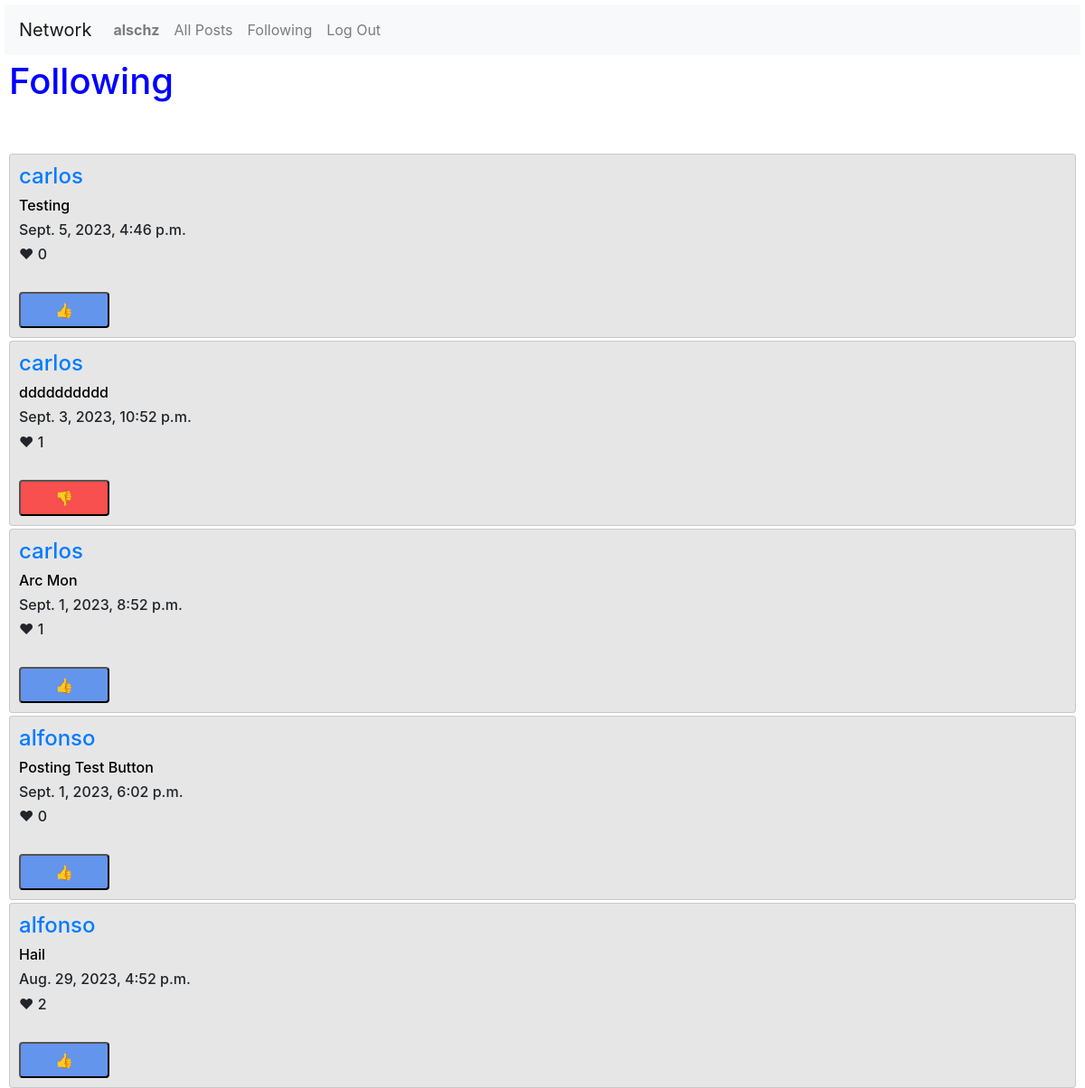
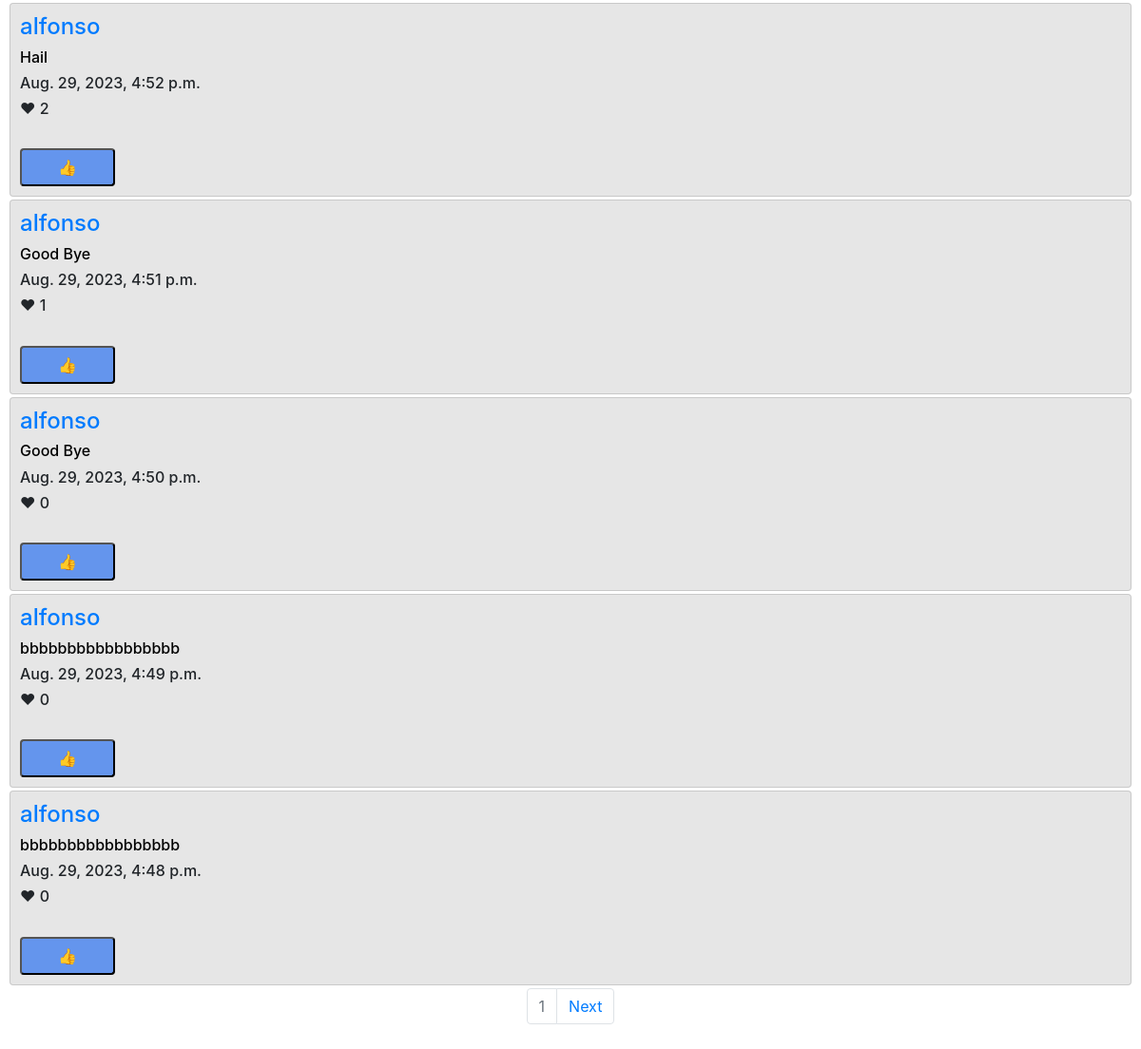
Page /following (signed in) on the earlier database version (2 pictures, top to bottom).
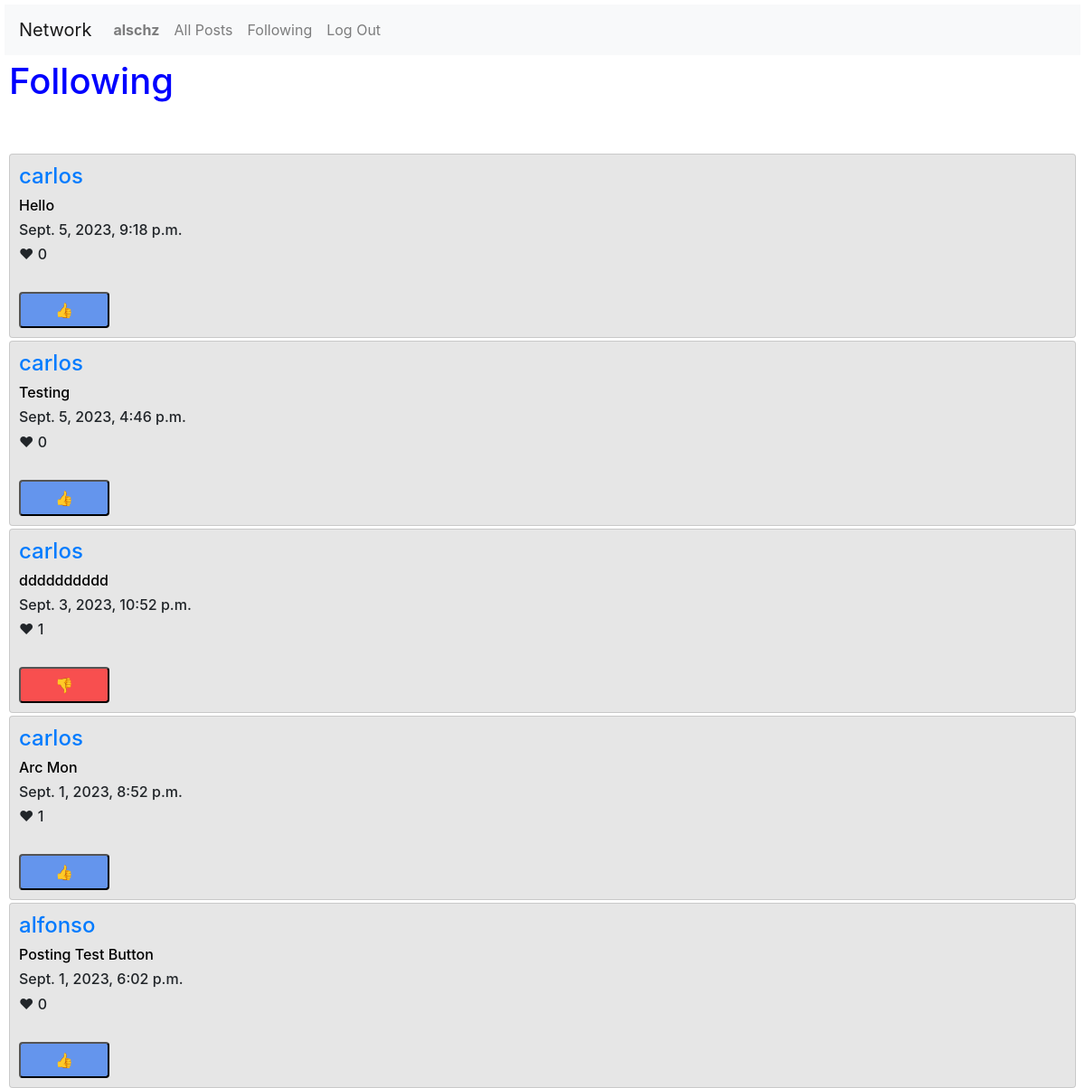
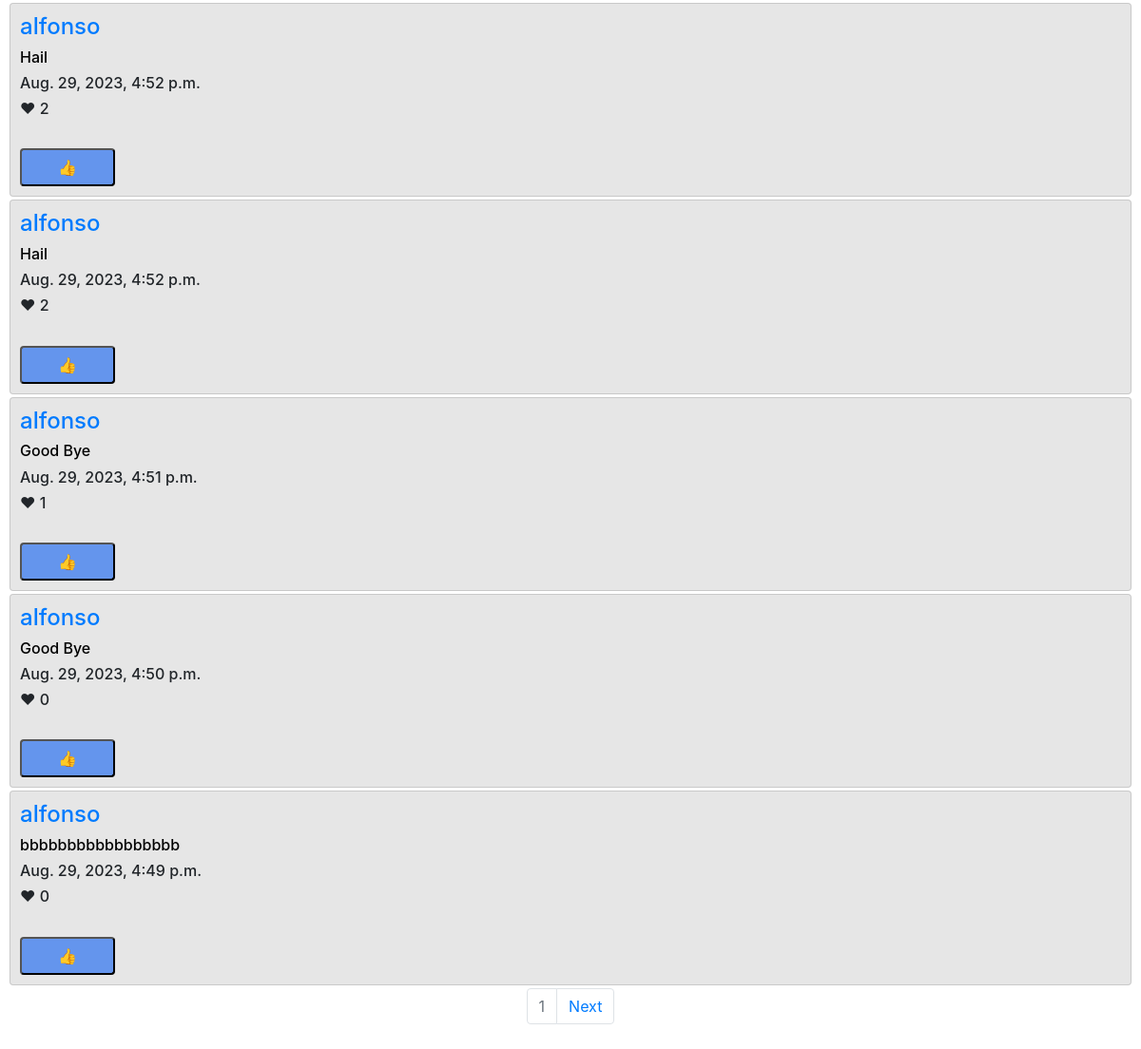
Same page on the later database version (2 pictures, top to bottom).
### network/models.py (models this page shows, shortened)
class Post(models.Model):
    user = models.ForeignKey(User, on_delete=models.CASCADE, related_name="poster")
    content = models.TextField(max_length=180, null=False)
    timestamp = models.DateTimeField(auto_now_add=True)
    like = models.IntegerField(default=0)

class User(AbstractUser):
    pass

### network/views.py (the view)
# urls.py: path("following", views.following, name="following"),
def following(request):
    following_ = UserFollowing.objects.filter(user_id=User.objects.get(id=request.user.id))
    iFollow = []    #[<User: alschz>, <User: alfonso>]
    for i in range(0, len(following_)):
        iFollow.append(following_[i].following_user_id)
    posts = []  # Two QuerySets
    for i in range(0, len(iFollow)):
        posts.append(Post.objects.filter(user=iFollow[i]))
    posts_query = []
    for i in range(0, len(posts)):  #for every queryset
        for k in range(0, len(posts[i])):   #for every post inside a queryset
            posts_query.append(posts[i][k])
    posts_query.sort(key=lambda post: post.id, reverse=True)
    paginator = Paginator(posts_query, 10)
    page_number = request.GET.get("page")
    page_obj = paginator.get_page(page_number)
    likes = UserLike.objects.filter(user_id=request.user.id)
    liked_posts = []
    for i in range(0, len(likes)):
        for j in range(0, len(posts_query)):
            if likes[i].post_like == posts_query[j]:
                liked_posts.append(posts_query[j])
    return render(request, "network/following.html",
                  {
                   "posts":page_obj,
                   "likes":liked_posts,
                   })

### network/templates/network/following.html (shortened to what this page needs)
{% extends "network/layout.html" %}
{% block body %}
    <h1>Following</h1>
    <br>
    <br>
    {% for post in posts %}
      <div class="card">
        <h4><a href="{% url 'profile' post.user %}">{{post.user}}</a></h4>
        <div id="post_{{post.id}}">
            <h6><a class="anchor_content" href="{% url 'post_page' post.id %}">{{post.content}}</a></h6>
            <h6> {{post.timestamp}} </h6>
            <h6 id="like_{{post.id}}" >&#10084; {{post.like}}</h6>
            <br>
            {% if user.is_authenticated %}
              {% if post in likes %}
                <div id="div_dislike_{{post.id}}" style="display: block;">
                    <button style="background-color:  rgb(248, 79, 79); border-radius: 4px;" name="dislike" value="{{post.id}}">&#128078;</button>
                </div>
              {% else %}
                <div id="div_like_{{post.id}}" style="display: block;">
                    <button style="background-color: cornflowerblue; border-radius: 4px;" name="like" value="{{post.id}}">&#128077;</button>
                </div>
              {% endif %}
            {% endif %}
        </div>
      </div>
    {% endfor %}
    <nav aria-label="Page navigation example">
        <ul class="pagination justify-content-center">
          <li class="page-item disabled"><a class="page-link" href="#">{{posts.number}}</a></li>
        {% if posts.has_next %}
          <li class="page-item">
            <a class="page-link" href="?page={{ posts.next_page_number }}">Next</a>
          </li>
        {% endif %}
        </ul>
      </nav>
{% endblock %}

Differences in the rows shown:
no longer on this page (row unchanged): Post: user "alfonso", content "bbbbbbbbbbbbbbbbb", timestamp "Aug. 29, 2023, 4:48 p.m.", like "0", {{ post.id }} 26 (drawn)
added Post: user "carlos", content "Hello", timestamp "Sept. 5, 2023, 9:18 p.m.", like "0", {{ post.id }} 36 (drawn)
